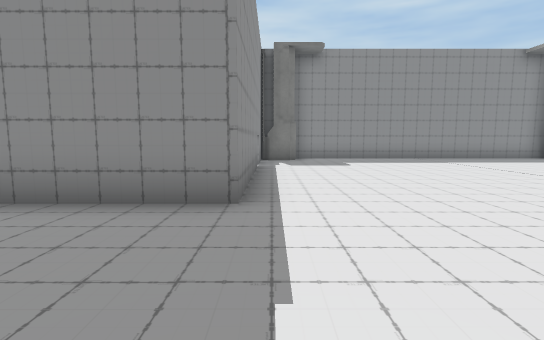
view 1 (above)

20 first-person views from a walk through a Unity game level. The camera is 1.5 m above the floor, tilts 6° down and sees 85° across. The floor is counted in squares, 2 m on a side. Each view is taken from the middle of a square. On the plan, view 1 faces up. The plan holds only what a view shows up to about 10 squares ahead; the rest is blank. The place goes on beyond the plan. The player character is not drawn. Door leaves are left out, so doorways stand open. Some surface patterns are stand-ins.

view 2
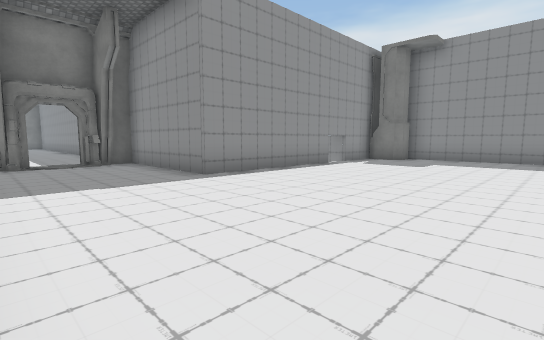

view 3
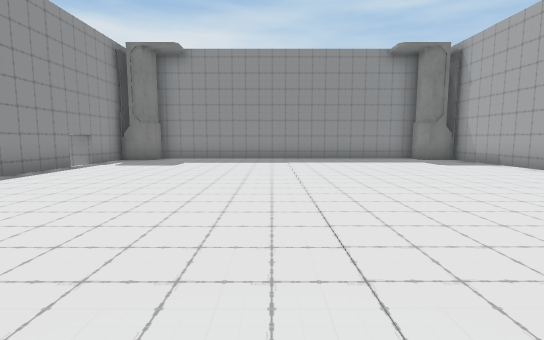

view 4
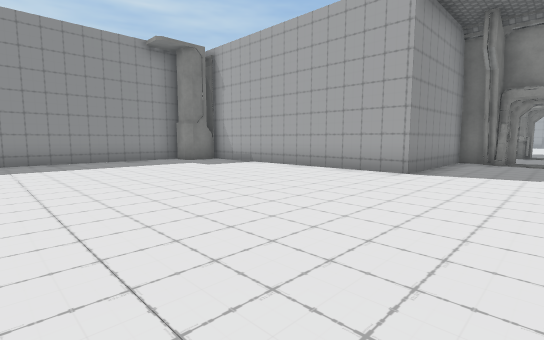

view 5
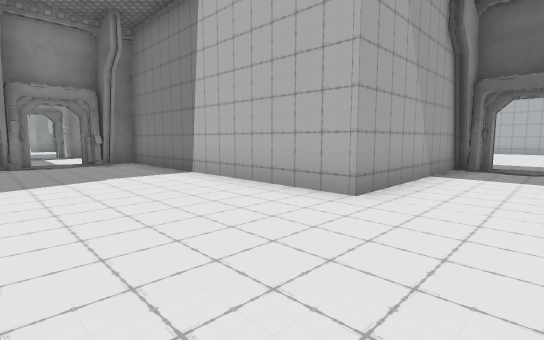

view 6
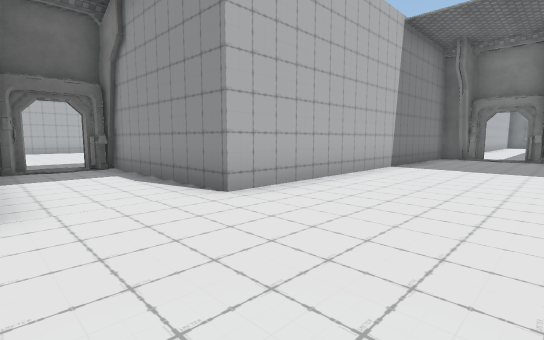

view 7
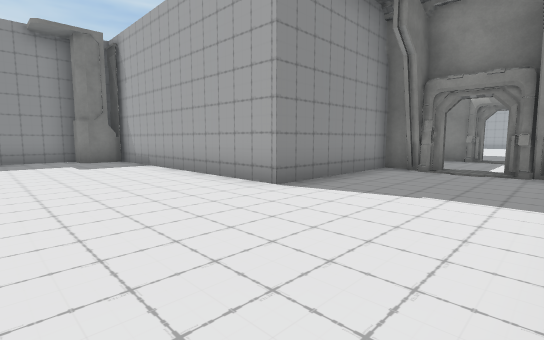

view 8
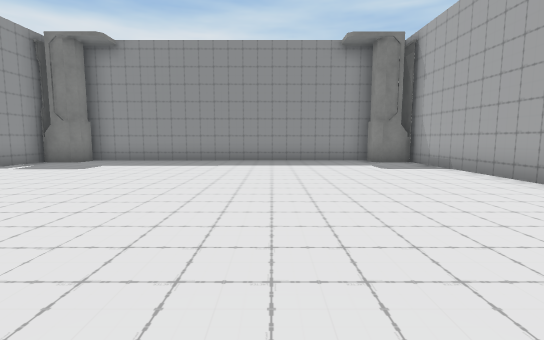

view 9
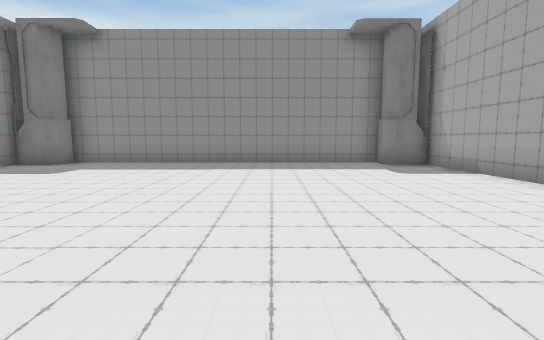

view 10
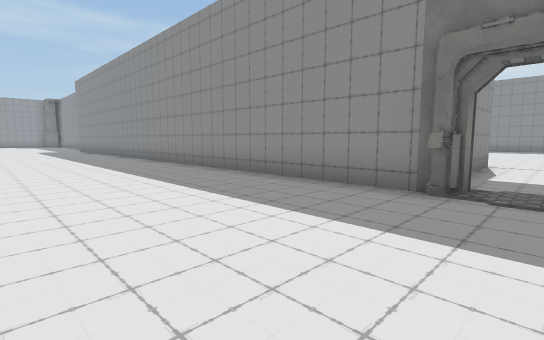

view 11
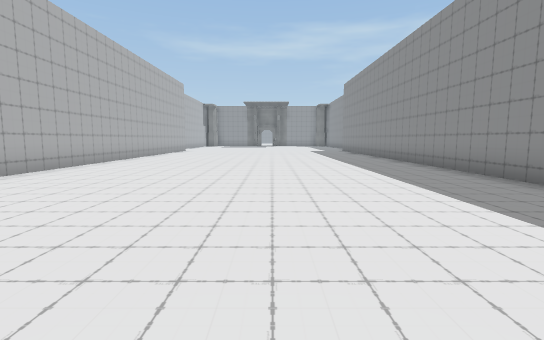

view 12
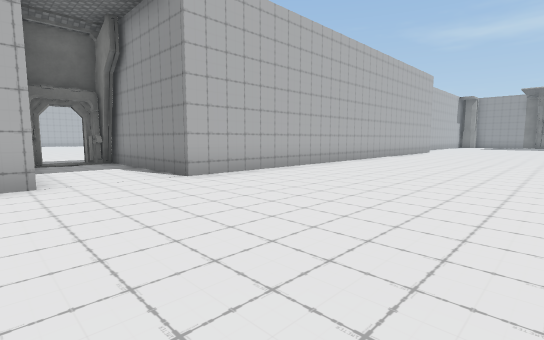

view 13
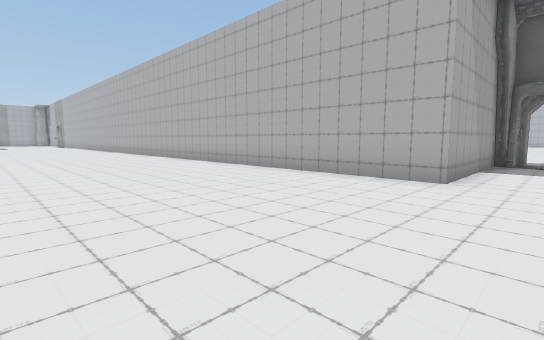

view 14
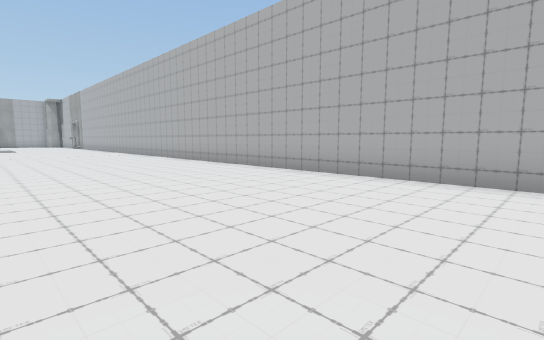

view 15
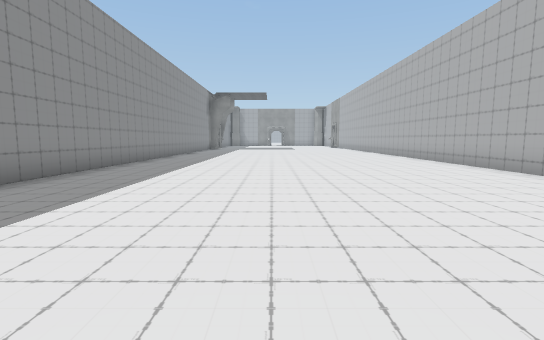

view 16
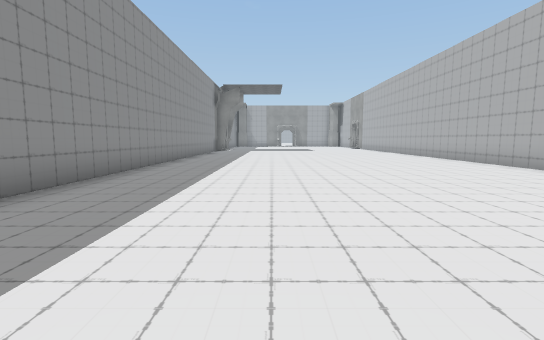

view 17
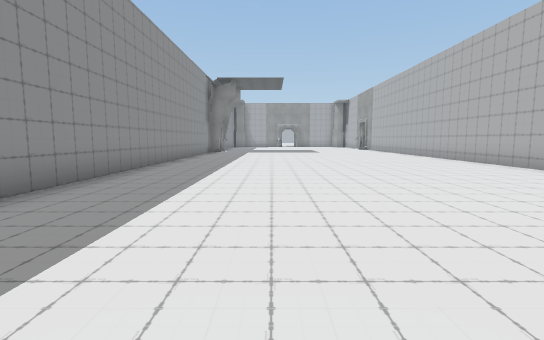

view 18
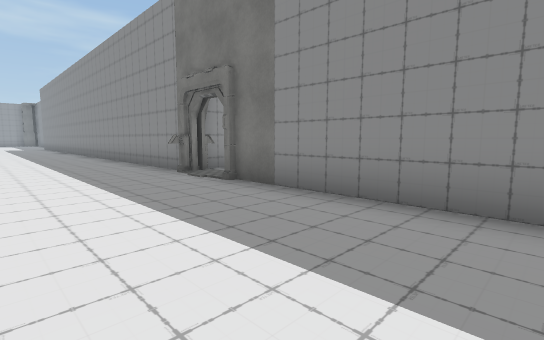

view 19
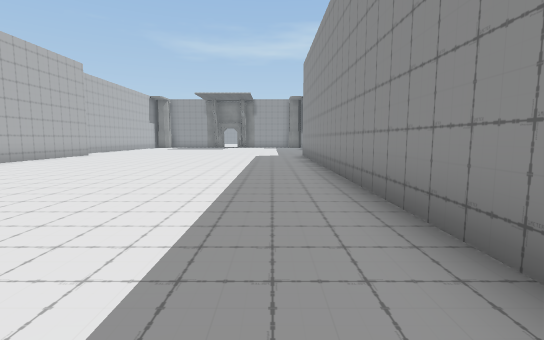

view 20
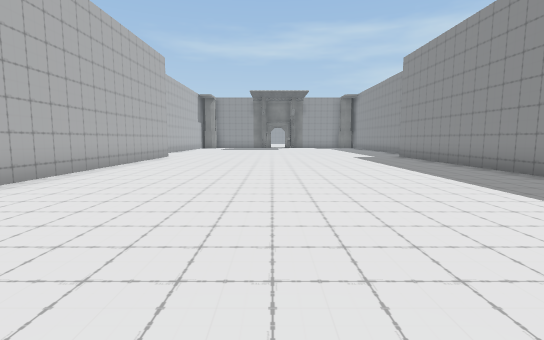

### Floor plan
Points are (right, up) in squares from view 1. A wall is a line through its corners. A room is listed if a view was taken in it or the views show most of it. See-through windows are left out.
Room 1 (views 1, 2, 3, 4, 5, 6, 7, 8, 9)
walls: (-0.4, 8) (-0.4, 3.4) (-4.5, 3.4) (-4.5, 2.8); (10.4, 11.4) (0.6, 11.4); (-0.4, 10.2) (-0.4, 8.9); (15.3, 2.2) (15.3, 2.7); (15.6, 2.8) (15.6, 3.4) (11.5, 3.4) (11.5, 10.8); (15, 0.5) (15.4, 0.9); (7.4, -5.1) (8, -5.1); (-3.9, 2.4) (-4.2, 2); (-4.1, 2.7) (-4.1, 2.2); (-2.9, -0.5) (5.5, -0.5) (5.5, -5.2); (15.3, 0.1) (15.3, 0.7); (7.9, -5.4) (7.9, -0.5) (15.6, -0.5) (15.6, 0.1)
ways out: open door at (6.5, -5) to room 2; open door at (-4, 1.5); open door at (15.5, 1.5)
objects: other object (0, 11) to (1, 11); other object (11, 11)
Room 2 (views 10, 11, 12, 13, 14, 15, 16, 17, 18, 19, 20)
walls: (6, -5.6) (-11.1, -5.6); (5.9, -5.3) (5.9, -6); (2.9, -19.6) (3.4, -19.6); (3.4, -19.9) (3.4, -15.5) (23.1, -15.5); (-11.1, -15.5) (1, -15.5) (1, -20); (23, -5.6) (7.4, -5.6)
ways out: open door at (6.5, -5) to room 1; open door at (2.5, -20)

Positions as (right, up) in squares from view 1, and headings:
1: (0, 0), facing up
2: (5, 0), facing up-left
3: (5, 0), facing up
4: (5, 1), facing up-right
5: (6, 3), facing down-right
6: (8, 3), facing down-left
7: (8, 0), facing up-right
8: (7, 1), facing up
9: (7, 2), facing up
10: (7, -10), facing up-left
11: (5, -10), facing left
12: (4, -10), facing down-left
13: (2, -10), facing down-right
14: (8, -10), facing down-right
15: (8, -10), facing right
16: (11, -9), facing right
17: (13, -9), facing right
18: (12, -9), facing up-left
19: (0, -7), facing left
20: (-1, -11), facing left
